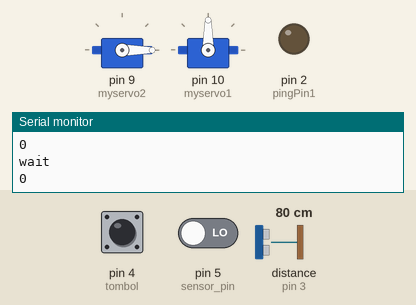
Recording of a sketch running on a simulated Arduino Uno, built with avr-gcc and run on an emulated ATmega328P. Parts: 2 × servo, output pins drawn as LEDs (lit = HIGH), the last lines printed to the serial monitor. Inputs (shaded band) come from the test bench; at power-on: pin 4 (tombol) LOW, pin 5 (sensor_pin) LOW, distance to the obstacle (sensor on pin 3) 80 cm. The echo pulse lasts 58.3 µs per cm.

Above: at 1.2 s.
1.3 s: pin 4 (tombol) pulled HIGH for 0.15 s
At 1.38 s:
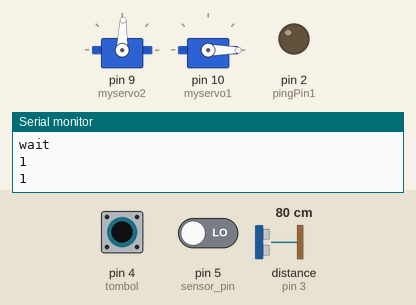
2.9 s: pin 5 (sensor_pin) driven HIGH
5.5 s: pin 4 (tombol) pulled HIGH for 1 s
At 7.7 s:
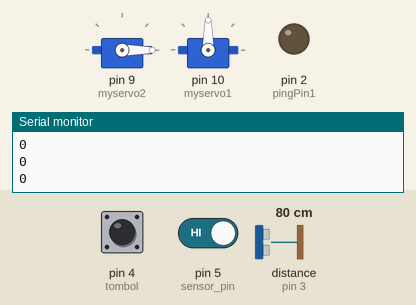
8.0 s: pin 4 (tombol) pulled HIGH for 3.2 s
At 8.7 s:
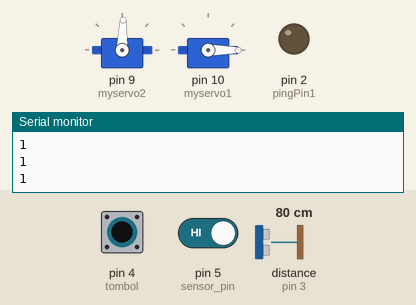
Timing chart, 0 to 12.7 s (numbered marks = the images above; inputs shaded):
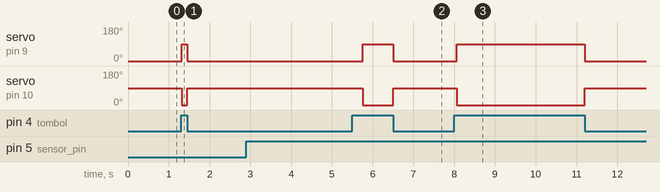

The sketch:

Atwood_rev_3.ino
```cpp
#include <SoftwareSerial.h>
#include <Servo.h>
Servo myservo2;
Servo myservo1;
SoftwareSerial BTserial(11, 12); // RX | TX

byte tombol= 4;
int nilai;

/* Fix length of the track */
float Jtot = 0.5;
float Jcur = 0;
float velo = 0;

float acc = 0.0;

float tension = 0.0;

const float gravity = 9.8;  // m/s2
const float mb = 0.8;  // kg
const float ma = 0.77; //2.5;  // kg
float friction = 0.0;
float friction_miu = 0.0;


unsigned long time_, time_2, time_3, time_4, time_5, buffer_time, delta_time;
double time_1, time_2_, time_3_, time_4_, time_5_, buffer_time_;
bool finish, first_stop;


const int pingPin1 = 2; // Trigger Pin of Ultrasonic Sensor1
const int echoPin1 = 3; // Echo Pin of Ultrasonic Sensor1

const int pingPin2 = 9; // Trigger Pin of Ultrasonic Sensor2
const int echoPin2 = 10; // Echo Pin of Ultrasonic Sensor2

/* Initialize selenoid doorlocks */
int selenoid1 = 6;
int selenoid2 = 7;

/* Initialize Proximity pin */
const int sensor_pin = 5;

long duration1, inches1, duration2, inches2, cm2, prox_out;
double cm1, buffer_length, delta_distances, cm_acc, cm_ave;
int count, count_first;
double count_ave;
int max_ = 30;
float delta_time_float;

void setup() {
  // put your setup code here, to run once:
  time_ = 0.0;
  time_1 = 0.0;
  time_2= 0.0;
  finish = false;
  count = 0;
  buffer_length = 0;
  Serial.begin(9600);
  BTserial.begin(9600);
  pinMode(tombol, INPUT);
  myservo2.attach(9);
  myservo1.attach(10);
  myservo2.write(88);
  myservo1.write(0);

}

void measure_ultra1(){
   pinMode(pingPin1, OUTPUT);
   digitalWrite(pingPin1, LOW);
   delayMicroseconds(2);
   digitalWrite(pingPin1, HIGH);
   delayMicroseconds(10);
   digitalWrite(pingPin1, LOW);
   pinMode(echoPin1, INPUT);
   duration1 = pulseIn(echoPin1, HIGH);
   cm1 = duration1 * 0.034 / 2;
}


void calculate_proximity(){
  prox_out = digitalRead(sensor_pin);
}

void loop() {
  // put your main code here, to run repeatedly:

  nilai= digitalRead(tombol);
  if(nilai == 1){
    Serial.println("1");
    myservo2.write(88);
    myservo1.write(0);
  }
  else{
    Serial.println("0");
    myservo2.write(0);
    myservo1.write(90);

   time_ = millis();
   calculate_proximity();
   if (prox_out == 1) {
       count_ave = 0.0;
       cm_acc = 0.0;
       for (int i=0; i<max_;i++){
          count_ave += 1.0;
          measure_ultra1();
          cm_acc += cm1;
        }
        cm_ave = cm_acc/count_ave;

        if (finish != true){
           time_ = millis();
// //          delta_distances = abs(cm1 - buffer_length);
           delta_distances = abs(cm_ave - buffer_length);
           Serial.println(delta_distances);
           if (delta_distances <= 0.65){
             Serial.println("masuk");
             count_first +=1;
             if (count_first == 1){
               first_stop = true;
               } else {
                 first_stop = false;
                 }

             if (first_stop == true){
               time_3 = millis() - time_2;
               time_4 = time_3;
               } else {
                   time_5 = millis() - time_2;
                   if (abs(time_5 - time_4) > 200 ){
                     buffer_time = time_5 - time_4;
                     finish = true;
                     }


                 }

           if (count_first == 10)
               count_first = 2;
             } else{
               count_first = 0;
               }

           Serial.println(cm_ave);
           Serial.println("lanjut");
         } else {
           count +=1;
           if (count == 1){
             delta_time = time_ - time_2 - buffer_time;
             delta_time_float = (float(delta_time))/1000.0;
             acc = (2*Jtot)/((delta_time_float)*(delta_time_float));
             velo = acc*delta_time_float;  // No.3
             tension = ((mb)*(gravity - acc)); //No.4
             friction = tension - (ma*acc); //No.5
             friction_miu = ((friction)/(ma*gravity)); //No.6

             Serial.println(cm_ave);
             Serial.println(delta_time);
             Serial.println("stop");

             BTserial.print(delta_time_float);
             BTserial.print(",");
//             BTserial.print(acc);
             BTserial.print(velo);
             BTserial.print(",");
//             BTserial.print(velo);
             BTserial.print(acc);
             BTserial.print(",");
             BTserial.print(tension);
             BTserial.print(",");
             BTserial.print(friction);
             BTserial.print(",");
             BTserial.print(friction_miu);
             BTserial.print(";");


             }
           }
        count_ave = 0.0;
        cm_acc = 0.0;
        for (int i=0; i<max_;i++){
           count_ave += 1.0;
           measure_ultra1();
           cm_acc += cm1;
         }
           cm_ave = cm_acc/(count_ave);
           buffer_length = cm_ave;
           if (count == 10)
               count = 2;

    } else {
      Serial.println("wait");
      time_2 = millis();
      }

  }

}
```

Measured:
- after the input at 1.3 s, servo on pin 9 (myservo2): 0° → 88° at once, → 0° 0.14 s later; servo on pin 10 (myservo1): 90° → 0° at once, → 90° 0.14 s later
- after the input at 5.5 s, servo on pin 9 (myservo2): 0° → 88° after 0.25 s, → 0° 0.75 s later; servo on pin 10 (myservo1): 90° → 0° after 0.25 s, → 90° 0.75 s later
- after the input at 8.0 s, servo on pin 9 (myservo2): 0° → 88° after 0.06 s, → 0° 3.1 s later; servo on pin 10 (myservo1): 90° → 0° after 0.06 s, → 90° 3.1 s later
